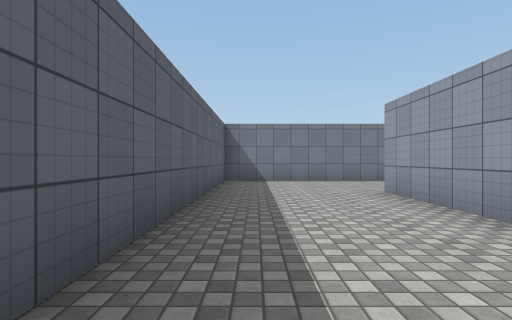
View 1 (above)

22 first-person views from a walk through a scene from a Unity 3-D project. The camera is 1.2 m above the floor, looks level and sees 80° across. The floor is counted in squares, 2 m on a side. Each view is taken from the middle of a square. On the plan, view 1 faces up. The plan holds only what a view shows up to about 9 squares ahead; the rest is blank. The place goes on beyond the plan. The player character is not drawn. Surface patterns are stand-ins for the level's own textures.

View 2
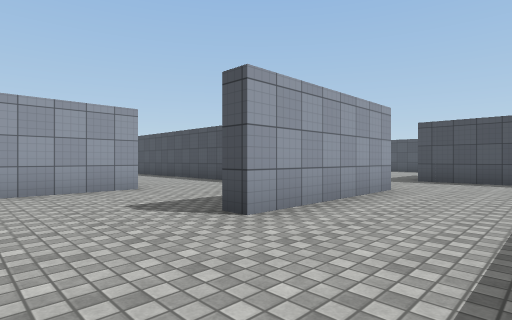

View 3
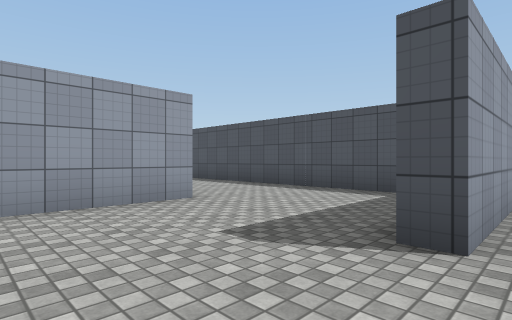

View 4
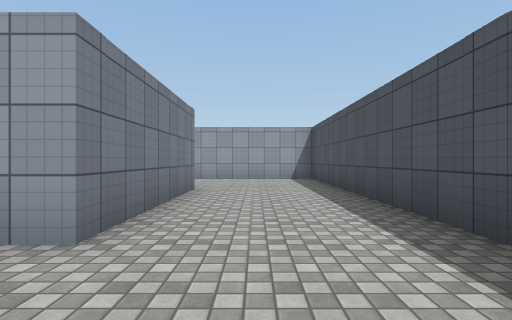

View 5
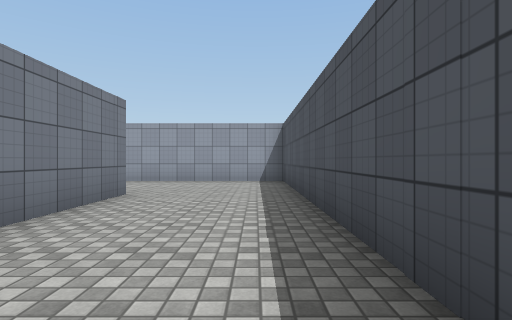

View 6
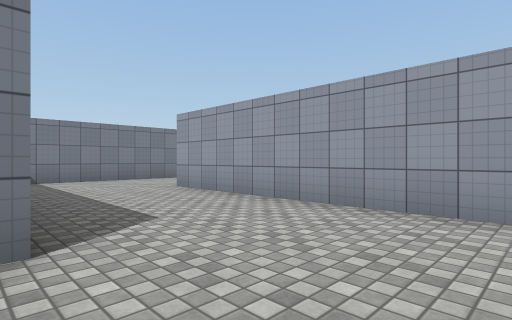

View 7
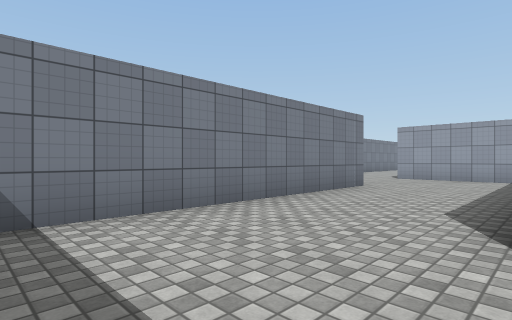

View 8
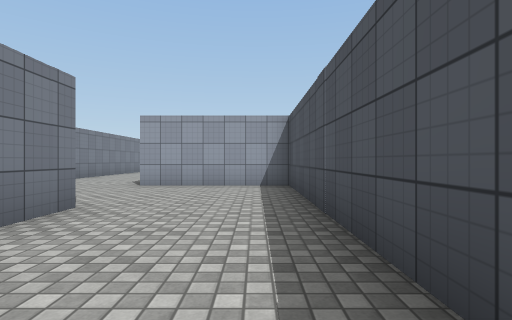

View 9
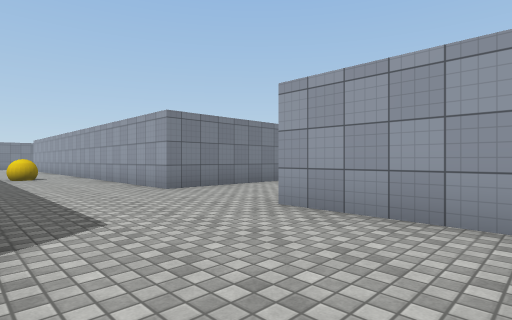

View 10
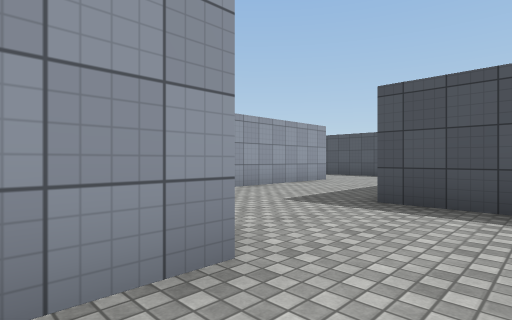

View 11
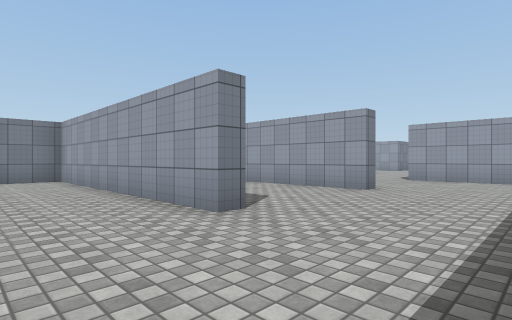

View 12
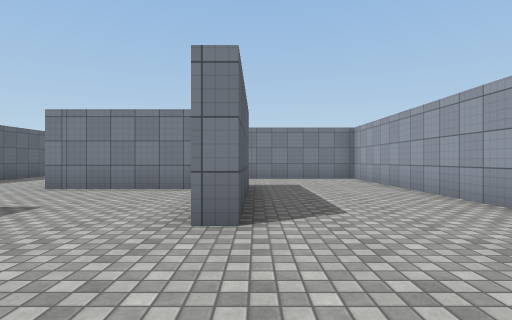

View 13
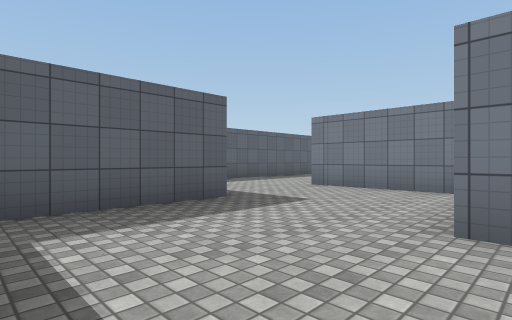

View 14
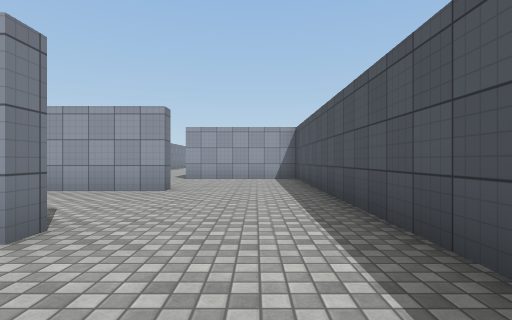

View 15
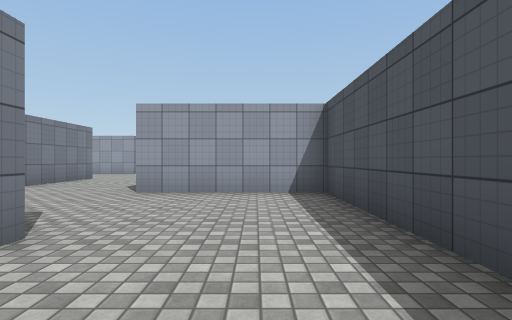

View 16
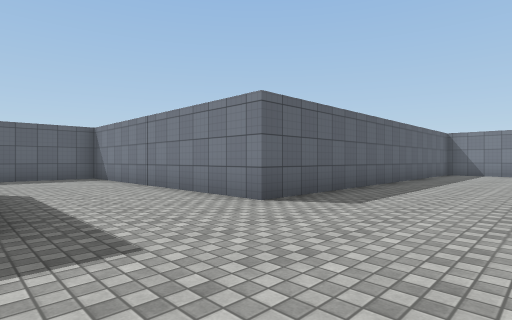

View 17
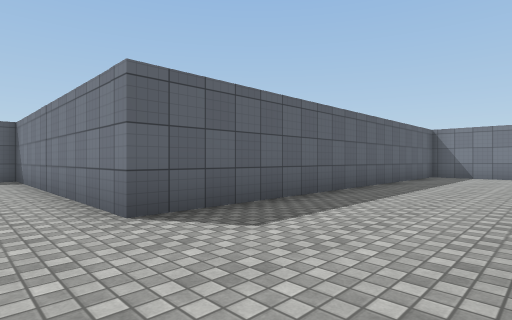

View 18
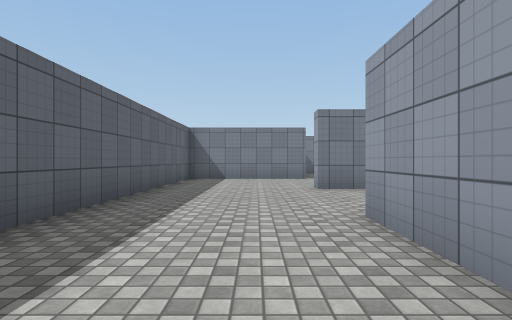

View 19
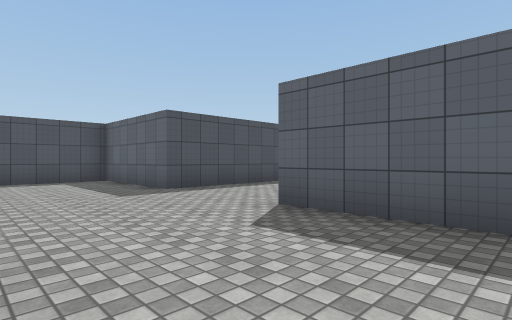

View 20
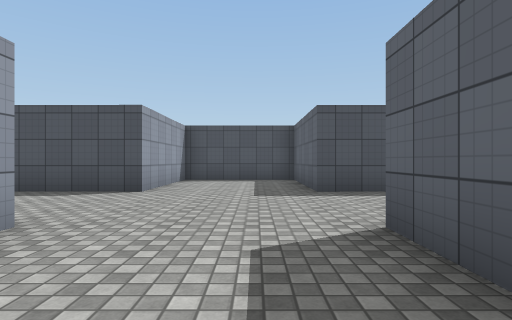

View 21
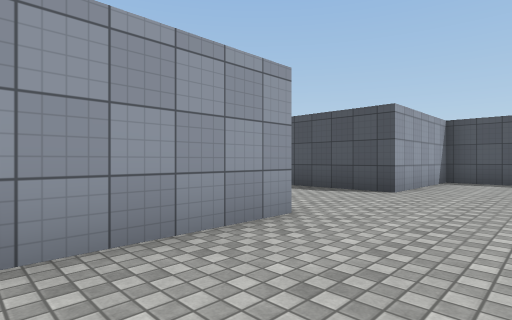

View 22
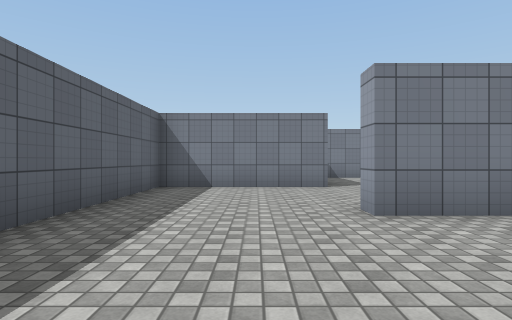

### Floor plan
Points are (right, up) in squares from view 1. A wall is a line through its corners. A room is listed if a view was taken in it or the views show most of it. See-through windows are left out.
Room 1 (views 1, 2, 3, 4, 5, 6, 7, 8, 9, 10)
walls: (14.9, 9.2) (21.2, 9.2) (21.2, 12.8); (10.4, 5.3) (6.2, 5.3) (6.2, 7.8); (17.9, 12.3) (11.2, 12.3); (3.8, 8.8) (-0.9, 8.8) (-0.9, 1); (22.5, 15.8) (21.2, 15.8) (21.2, 19.5); (4.1, 2.2) (13.7, 2.2) (13.7, 9.3); (2.4, 1.8) (2.4, 5.7) (2.9, 5.7); (0.8, -1.3) (2.9, -1.3)
ways out: opening at (3, 0.5) to room 2
objects: other object (20, 21)
Room 2 (views 11, 12, 13, 14, 15, 16, 17, 18, 19, 20, 21, 22)
walls: (10.4, -5.2) (9.9, -5.2) (9.9, -1.6); (6.6, -5.2) (6.2, -5.2) (6.2, 1.8) (4.8, 1.8); (14.2, -4.8) (17.8, -4.8) (17.8, -8.3) (21.2, -8.3) (21.2, -4.8) (22.5, -4.8); (2.8, -1.7) (2.8, -5.2) (2.4, -5.2); (1.8, -1.7) (-1.4, -1.7); (5.5, -8.3) (13.7, -8.3) (13.7, -4.7); (21.2, -1.7) (21.2, 2.3); (-0.9, -4.7) (-0.9, -7.7); (22.5, 5.3) (21.2, 5.3) (21.2, 5.8); (21.6, 8.8) (17.8, 8.8) (17.8, -1.7) (10.3, -1.7) (10.3, -4.1)
ways out: opening at (3, 0.5) to room 1

Where each view was taken, in squares from view 1:
view 1: 0 up, 0 right, facing up
view 2: 8 up, 0 right, facing down-right
view 3: 8 up, 2 right, facing down-right
view 4: 4 up, 4 right, facing right
view 5: 3 up, 5 right, facing right
view 6: 3 up, 10 right, facing up-right
view 7: 9 up, 11 right, facing up-right
view 8: 10 up, 14 right, facing right
view 9: 10 up, 18 right, facing up-right
view 10: 3 up, 1 right, facing down-right
view 11: 8 down, 4 right, facing up-right
view 12: 8 down, 3 right, facing up
view 13: 8 down, 3 right, facing up-left
view 14: 7 down, 4 right, facing right
view 15: 7 down, 8 right, facing right
view 16: 5 down, 21 right, facing up-left
view 17: 3 down, 21 right, facing up-left
view 18: 1 down, 20 right, facing up
view 19: 1 up, 21 right, facing down-left
view 20: 1 up, 19 right, facing down
view 21: 1 up, 19 right, facing down-right
view 22: 2 up, 20 right, facing up
